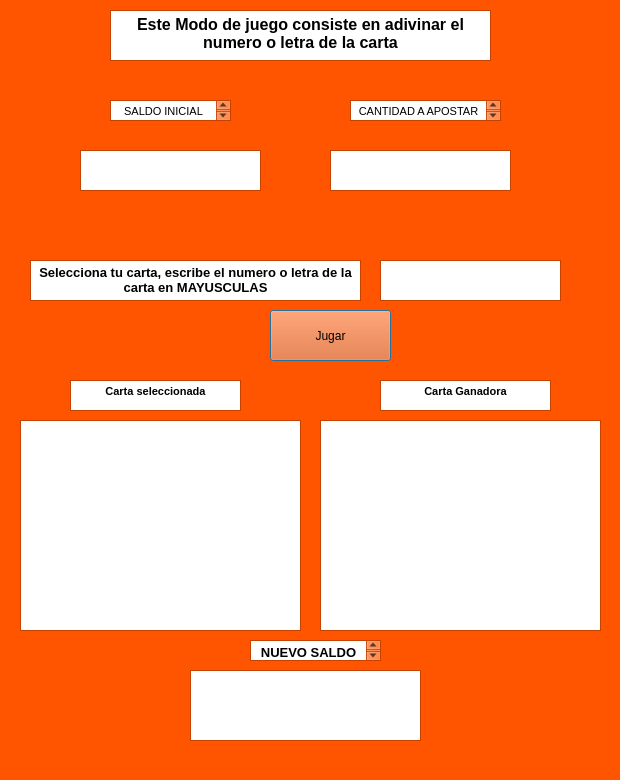
<?xml version="1.0" encoding="UTF-8"?>
<ui version="4.0">
 <class>opcion5</class>
 <widget class="QDialog" name="opcion5">
  <property name="geometry">
   <rect>
    <x>0</x>
    <y>0</y>
    <width>620</width>
    <height>780</height>
   </rect>
  </property>
  <property name="palette">
   <palette>
    <active>
     <colorrole role="WindowText">
      <brush brushstyle="SolidPattern">
       <color alpha="255">
        <red>0</red>
        <green>0</green>
        <blue>0</blue>
       </color>
      </brush>
     </colorrole>
     <colorrole role="Button">
      <brush brushstyle="SolidPattern">
       <color alpha="255">
        <red>255</red>
        <green>85</green>
        <blue>0</blue>
       </color>
      </brush>
     </colorrole>
     <colorrole role="Light">
      <brush brushstyle="SolidPattern">
       <color alpha="255">
        <red>255</red>
        <green>170</green>
        <blue>127</blue>
       </color>
      </brush>
     </colorrole>
     <colorrole role="Midlight">
      <brush brushstyle="SolidPattern">
       <color alpha="255">
        <red>255</red>
        <green>127</green>
        <blue>63</blue>
       </color>
      </brush>
     </colorrole>
     <colorrole role="Dark">
      <brush brushstyle="SolidPattern">
       <color alpha="255">
        <red>127</red>
        <green>42</green>
        <blue>0</blue>
       </color>
      </brush>
     </colorrole>
     <colorrole role="Mid">
      <brush brushstyle="SolidPattern">
       <color alpha="255">
        <red>170</red>
        <green>56</green>
        <blue>0</blue>
       </color>
      </brush>
     </colorrole>
     <colorrole role="Text">
      <brush brushstyle="SolidPattern">
       <color alpha="255">
        <red>0</red>
        <green>0</green>
        <blue>0</blue>
       </color>
      </brush>
     </colorrole>
     <colorrole role="BrightText">
      <brush brushstyle="SolidPattern">
       <color alpha="255">
        <red>255</red>
        <green>255</green>
        <blue>255</blue>
       </color>
      </brush>
     </colorrole>
     <colorrole role="ButtonText">
      <brush brushstyle="SolidPattern">
       <color alpha="255">
        <red>0</red>
        <green>0</green>
        <blue>0</blue>
       </color>
      </brush>
     </colorrole>
     <colorrole role="Base">
      <brush brushstyle="SolidPattern">
       <color alpha="255">
        <red>255</red>
        <green>255</green>
        <blue>255</blue>
       </color>
      </brush>
     </colorrole>
     <colorrole role="Window">
      <brush brushstyle="SolidPattern">
       <color alpha="255">
        <red>255</red>
        <green>85</green>
        <blue>0</blue>
       </color>
      </brush>
     </colorrole>
     <colorrole role="Shadow">
      <brush brushstyle="SolidPattern">
       <color alpha="255">
        <red>0</red>
        <green>0</green>
        <blue>0</blue>
       </color>
      </brush>
     </colorrole>
     <colorrole role="AlternateBase">
      <brush brushstyle="SolidPattern">
       <color alpha="255">
        <red>255</red>
        <green>170</green>
        <blue>127</blue>
       </color>
      </brush>
     </colorrole>
     <colorrole role="ToolTipBase">
      <brush brushstyle="SolidPattern">
       <color alpha="255">
        <red>255</red>
        <green>255</green>
        <blue>220</blue>
       </color>
      </brush>
     </colorrole>
     <colorrole role="ToolTipText">
      <brush brushstyle="SolidPattern">
       <color alpha="255">
        <red>0</red>
        <green>0</green>
        <blue>0</blue>
       </color>
      </brush>
     </colorrole>
    </active>
    <inactive>
     <colorrole role="WindowText">
      <brush brushstyle="SolidPattern">
       <color alpha="255">
        <red>0</red>
        <green>0</green>
        <blue>0</blue>
       </color>
      </brush>
     </colorrole>
     <colorrole role="Button">
      <brush brushstyle="SolidPattern">
       <color alpha="255">
        <red>255</red>
        <green>85</green>
        <blue>0</blue>
       </color>
      </brush>
     </colorrole>
     <colorrole role="Light">
      <brush brushstyle="SolidPattern">
       <color alpha="255">
        <red>255</red>
        <green>170</green>
        <blue>127</blue>
       </color>
      </brush>
     </colorrole>
     <colorrole role="Midlight">
      <brush brushstyle="SolidPattern">
       <color alpha="255">
        <red>255</red>
        <green>127</green>
        <blue>63</blue>
       </color>
      </brush>
     </colorrole>
     <colorrole role="Dark">
      <brush brushstyle="SolidPattern">
       <color alpha="255">
        <red>127</red>
        <green>42</green>
        <blue>0</blue>
       </color>
      </brush>
     </colorrole>
     <colorrole role="Mid">
      <brush brushstyle="SolidPattern">
       <color alpha="255">
        <red>170</red>
        <green>56</green>
        <blue>0</blue>
       </color>
      </brush>
     </colorrole>
     <colorrole role="Text">
      <brush brushstyle="SolidPattern">
       <color alpha="255">
        <red>0</red>
        <green>0</green>
        <blue>0</blue>
       </color>
      </brush>
     </colorrole>
     <colorrole role="BrightText">
      <brush brushstyle="SolidPattern">
       <color alpha="255">
        <red>255</red>
        <green>255</green>
        <blue>255</blue>
       </color>
      </brush>
     </colorrole>
     <colorrole role="ButtonText">
      <brush brushstyle="SolidPattern">
       <color alpha="255">
        <red>0</red>
        <green>0</green>
        <blue>0</blue>
       </color>
      </brush>
     </colorrole>
     <colorrole role="Base">
      <brush brushstyle="SolidPattern">
       <color alpha="255">
        <red>255</red>
        <green>255</green>
        <blue>255</blue>
       </color>
      </brush>
     </colorrole>
     <colorrole role="Window">
      <brush brushstyle="SolidPattern">
       <color alpha="255">
        <red>255</red>
        <green>85</green>
        <blue>0</blue>
       </color>
      </brush>
     </colorrole>
     <colorrole role="Shadow">
      <brush brushstyle="SolidPattern">
       <color alpha="255">
        <red>0</red>
        <green>0</green>
        <blue>0</blue>
       </color>
      </brush>
     </colorrole>
     <colorrole role="AlternateBase">
      <brush brushstyle="SolidPattern">
       <color alpha="255">
        <red>255</red>
        <green>170</green>
        <blue>127</blue>
       </color>
      </brush>
     </colorrole>
     <colorrole role="ToolTipBase">
      <brush brushstyle="SolidPattern">
       <color alpha="255">
        <red>255</red>
        <green>255</green>
        <blue>220</blue>
       </color>
      </brush>
     </colorrole>
     <colorrole role="ToolTipText">
      <brush brushstyle="SolidPattern">
       <color alpha="255">
        <red>0</red>
        <green>0</green>
        <blue>0</blue>
       </color>
      </brush>
     </colorrole>
    </inactive>
    <disabled>
     <colorrole role="WindowText">
      <brush brushstyle="SolidPattern">
       <color alpha="255">
        <red>127</red>
        <green>42</green>
        <blue>0</blue>
       </color>
      </brush>
     </colorrole>
     <colorrole role="Button">
      <brush brushstyle="SolidPattern">
       <color alpha="255">
        <red>255</red>
        <green>85</green>
        <blue>0</blue>
       </color>
      </brush>
     </colorrole>
     <colorrole role="Light">
      <brush brushstyle="SolidPattern">
       <color alpha="255">
        <red>255</red>
        <green>170</green>
        <blue>127</blue>
       </color>
      </brush>
     </colorrole>
     <colorrole role="Midlight">
      <brush brushstyle="SolidPattern">
       <color alpha="255">
        <red>255</red>
        <green>127</green>
        <blue>63</blue>
       </color>
      </brush>
     </colorrole>
     <colorrole role="Dark">
      <brush brushstyle="SolidPattern">
       <color alpha="255">
        <red>127</red>
        <green>42</green>
        <blue>0</blue>
       </color>
      </brush>
     </colorrole>
     <colorrole role="Mid">
      <brush brushstyle="SolidPattern">
       <color alpha="255">
        <red>170</red>
        <green>56</green>
        <blue>0</blue>
       </color>
      </brush>
     </colorrole>
     <colorrole role="Text">
      <brush brushstyle="SolidPattern">
       <color alpha="255">
        <red>127</red>
        <green>42</green>
        <blue>0</blue>
       </color>
      </brush>
     </colorrole>
     <colorrole role="BrightText">
      <brush brushstyle="SolidPattern">
       <color alpha="255">
        <red>255</red>
        <green>255</green>
        <blue>255</blue>
       </color>
      </brush>
     </colorrole>
     <colorrole role="ButtonText">
      <brush brushstyle="SolidPattern">
       <color alpha="255">
        <red>127</red>
        <green>42</green>
        <blue>0</blue>
       </color>
      </brush>
     </colorrole>
     <colorrole role="Base">
      <brush brushstyle="SolidPattern">
       <color alpha="255">
        <red>255</red>
        <green>85</green>
        <blue>0</blue>
       </color>
      </brush>
     </colorrole>
     <colorrole role="Window">
      <brush brushstyle="SolidPattern">
       <color alpha="255">
        <red>255</red>
        <green>85</green>
        <blue>0</blue>
       </color>
      </brush>
     </colorrole>
     <colorrole role="Shadow">
      <brush brushstyle="SolidPattern">
       <color alpha="255">
        <red>0</red>
        <green>0</green>
        <blue>0</blue>
       </color>
      </brush>
     </colorrole>
     <colorrole role="AlternateBase">
      <brush brushstyle="SolidPattern">
       <color alpha="255">
        <red>255</red>
        <green>85</green>
        <blue>0</blue>
       </color>
      </brush>
     </colorrole>
     <colorrole role="ToolTipBase">
      <brush brushstyle="SolidPattern">
       <color alpha="255">
        <red>255</red>
        <green>255</green>
        <blue>220</blue>
       </color>
      </brush>
     </colorrole>
     <colorrole role="ToolTipText">
      <brush brushstyle="SolidPattern">
       <color alpha="255">
        <red>0</red>
        <green>0</green>
        <blue>0</blue>
       </color>
      </brush>
     </colorrole>
    </disabled>
   </palette>
  </property>
  <property name="windowTitle">
   <string>Modo 1</string>
  </property>
  <widget class="QTextEdit" name="TD1">
   <property name="geometry">
    <rect>
     <x>380</x>
     <y>260</y>
     <width>181</width>
     <height>41</height>
    </rect>
   </property>
  </widget>
  <widget class="QTextBrowser" name="textBrowser">
   <property name="geometry">
    <rect>
     <x>110</x>
     <y>10</y>
     <width>381</width>
     <height>51</height>
    </rect>
   </property>
   <property name="html">
    <string>&lt;!DOCTYPE HTML PUBLIC &quot;-//W3C//DTD HTML 4.0//EN&quot; &quot;http://www.w3.org/TR/REC-html40/strict.dtd&quot;&gt;
&lt;html&gt;&lt;head&gt;&lt;meta name=&quot;qrichtext&quot; content=&quot;1&quot; /&gt;&lt;style type=&quot;text/css&quot;&gt;
p, li { white-space: pre-wrap; }
&lt;/style&gt;&lt;/head&gt;&lt;body style=&quot; font-family:'MS Shell Dlg 2'; font-size:8.25pt; font-weight:400; font-style:normal;&quot;&gt;
&lt;p align=&quot;center&quot; style=&quot; margin-top:0px; margin-bottom:0px; margin-left:0px; margin-right:0px; -qt-block-indent:0; text-indent:0px;&quot;&gt;&lt;span style=&quot; font-size:12pt; font-weight:600;&quot;&gt;Este Modo de juego consiste en adivinar el numero o letra de la carta&lt;/span&gt;&lt;/p&gt;&lt;/body&gt;&lt;/html&gt;</string>
   </property>
  </widget>
  <widget class="QTextBrowser" name="textBrowser_2">
   <property name="geometry">
    <rect>
     <x>30</x>
     <y>260</y>
     <width>331</width>
     <height>41</height>
    </rect>
   </property>
   <property name="html">
    <string>&lt;!DOCTYPE HTML PUBLIC &quot;-//W3C//DTD HTML 4.0//EN&quot; &quot;http://www.w3.org/TR/REC-html40/strict.dtd&quot;&gt;
&lt;html&gt;&lt;head&gt;&lt;meta name=&quot;qrichtext&quot; content=&quot;1&quot; /&gt;&lt;style type=&quot;text/css&quot;&gt;
p, li { white-space: pre-wrap; }
&lt;/style&gt;&lt;/head&gt;&lt;body style=&quot; font-family:'MS Shell Dlg 2'; font-size:8.25pt; font-weight:400; font-style:normal;&quot;&gt;
&lt;p align=&quot;center&quot; style=&quot; margin-top:0px; margin-bottom:0px; margin-left:0px; margin-right:0px; -qt-block-indent:0; text-indent:0px;&quot;&gt;&lt;span style=&quot; font-size:10pt; font-weight:600;&quot;&gt;Selecciona tu carta, escribe el numero o letra de la carta en MAYUSCULAS&lt;/span&gt;&lt;/p&gt;&lt;/body&gt;&lt;/html&gt;</string>
   </property>
  </widget>
  <widget class="QTextBrowser" name="Rd11">
   <property name="geometry">
    <rect>
     <x>20</x>
     <y>420</y>
     <width>281</width>
     <height>211</height>
    </rect>
   </property>
  </widget>
  <widget class="QTextBrowser" name="Rd12">
   <property name="geometry">
    <rect>
     <x>320</x>
     <y>420</y>
     <width>281</width>
     <height>211</height>
    </rect>
   </property>
  </widget>
  <widget class="QPushButton" name="butD1">
   <property name="geometry">
    <rect>
     <x>270</x>
     <y>310</y>
     <width>121</width>
     <height>51</height>
    </rect>
   </property>
   <property name="text">
    <string>Jugar</string>
   </property>
  </widget>
  <widget class="QTextBrowser" name="textBrowser_6">
   <property name="geometry">
    <rect>
     <x>70</x>
     <y>380</y>
     <width>171</width>
     <height>31</height>
    </rect>
   </property>
   <property name="html">
    <string>&lt;!DOCTYPE HTML PUBLIC &quot;-//W3C//DTD HTML 4.0//EN&quot; &quot;http://www.w3.org/TR/REC-html40/strict.dtd&quot;&gt;
&lt;html&gt;&lt;head&gt;&lt;meta name=&quot;qrichtext&quot; content=&quot;1&quot; /&gt;&lt;style type=&quot;text/css&quot;&gt;
p, li { white-space: pre-wrap; }
&lt;/style&gt;&lt;/head&gt;&lt;body style=&quot; font-family:'MS Shell Dlg 2'; font-size:8.25pt; font-weight:400; font-style:normal;&quot;&gt;
&lt;p align=&quot;center&quot; style=&quot; margin-top:0px; margin-bottom:0px; margin-left:0px; margin-right:0px; -qt-block-indent:0; text-indent:0px;&quot;&gt;&lt;span style=&quot; font-weight:600;&quot;&gt;Carta seleccionada&lt;/span&gt;&lt;/p&gt;&lt;/body&gt;&lt;/html&gt;</string>
   </property>
  </widget>
  <widget class="QTextBrowser" name="textBrowser_7">
   <property name="geometry">
    <rect>
     <x>380</x>
     <y>380</y>
     <width>171</width>
     <height>31</height>
    </rect>
   </property>
   <property name="html">
    <string>&lt;!DOCTYPE HTML PUBLIC &quot;-//W3C//DTD HTML 4.0//EN&quot; &quot;http://www.w3.org/TR/REC-html40/strict.dtd&quot;&gt;
&lt;html&gt;&lt;head&gt;&lt;meta name=&quot;qrichtext&quot; content=&quot;1&quot; /&gt;&lt;style type=&quot;text/css&quot;&gt;
p, li { white-space: pre-wrap; }
&lt;/style&gt;&lt;/head&gt;&lt;body style=&quot; font-family:'MS Shell Dlg 2'; font-size:8.25pt; font-weight:400; font-style:normal;&quot;&gt;
&lt;p align=&quot;center&quot; style=&quot; margin-top:0px; margin-bottom:0px; margin-left:0px; margin-right:0px; -qt-block-indent:0; text-indent:0px;&quot;&gt;&lt;span style=&quot; font-weight:600;&quot;&gt;Carta Ganadora&lt;/span&gt;&lt;/p&gt;&lt;/body&gt;&lt;/html&gt;</string>
   </property>
  </widget>
  <widget class="QTextBrowser" name="textBrowser_3">
   <property name="geometry">
    <rect>
     <x>250</x>
     <y>640</y>
     <width>131</width>
     <height>21</height>
    </rect>
   </property>
   <property name="html">
    <string>&lt;!DOCTYPE HTML PUBLIC &quot;-//W3C//DTD HTML 4.0//EN&quot; &quot;http://www.w3.org/TR/REC-html40/strict.dtd&quot;&gt;
&lt;html&gt;&lt;head&gt;&lt;meta name=&quot;qrichtext&quot; content=&quot;1&quot; /&gt;&lt;style type=&quot;text/css&quot;&gt;
p, li { white-space: pre-wrap; }
&lt;/style&gt;&lt;/head&gt;&lt;body style=&quot; font-family:'MS Shell Dlg 2'; font-size:8.25pt; font-weight:400; font-style:normal;&quot;&gt;
&lt;p align=&quot;center&quot; style=&quot; margin-top:0px; margin-bottom:0px; margin-left:0px; margin-right:0px; -qt-block-indent:0; text-indent:0px;&quot;&gt;&lt;span style=&quot; font-size:10pt; font-weight:600;&quot;&gt;NUEVO SALDO&lt;/span&gt;&lt;/p&gt;&lt;/body&gt;&lt;/html&gt;</string>
   </property>
  </widget>
  <widget class="QTextBrowser" name="textBrowser_4">
   <property name="geometry">
    <rect>
     <x>110</x>
     <y>100</y>
     <width>121</width>
     <height>21</height>
    </rect>
   </property>
   <property name="html">
    <string>&lt;!DOCTYPE HTML PUBLIC &quot;-//W3C//DTD HTML 4.0//EN&quot; &quot;http://www.w3.org/TR/REC-html40/strict.dtd&quot;&gt;
&lt;html&gt;&lt;head&gt;&lt;meta name=&quot;qrichtext&quot; content=&quot;1&quot; /&gt;&lt;style type=&quot;text/css&quot;&gt;
p, li { white-space: pre-wrap; }
&lt;/style&gt;&lt;/head&gt;&lt;body style=&quot; font-family:'MS Shell Dlg 2'; font-size:8.25pt; font-weight:400; font-style:normal;&quot;&gt;
&lt;p align=&quot;center&quot; style=&quot; margin-top:0px; margin-bottom:0px; margin-left:0px; margin-right:0px; -qt-block-indent:0; text-indent:0px;&quot;&gt;SALDO INICIAL&lt;/p&gt;&lt;/body&gt;&lt;/html&gt;</string>
   </property>
  </widget>
  <widget class="QTextEdit" name="saldoActual">
   <property name="geometry">
    <rect>
     <x>80</x>
     <y>150</y>
     <width>181</width>
     <height>41</height>
    </rect>
   </property>
  </widget>
  <widget class="QTextBrowser" name="textBrowser_5">
   <property name="geometry">
    <rect>
     <x>350</x>
     <y>100</y>
     <width>151</width>
     <height>21</height>
    </rect>
   </property>
   <property name="html">
    <string>&lt;!DOCTYPE HTML PUBLIC &quot;-//W3C//DTD HTML 4.0//EN&quot; &quot;http://www.w3.org/TR/REC-html40/strict.dtd&quot;&gt;
&lt;html&gt;&lt;head&gt;&lt;meta name=&quot;qrichtext&quot; content=&quot;1&quot; /&gt;&lt;style type=&quot;text/css&quot;&gt;
p, li { white-space: pre-wrap; }
&lt;/style&gt;&lt;/head&gt;&lt;body style=&quot; font-family:'MS Shell Dlg 2'; font-size:8.25pt; font-weight:400; font-style:normal;&quot;&gt;
&lt;p align=&quot;center&quot; style=&quot; margin-top:0px; margin-bottom:0px; margin-left:0px; margin-right:0px; -qt-block-indent:0; text-indent:0px;&quot;&gt;CANTIDAD A APOSTAR&lt;/p&gt;&lt;/body&gt;&lt;/html&gt;</string>
   </property>
  </widget>
  <widget class="QTextEdit" name="cantApuesta">
   <property name="geometry">
    <rect>
     <x>330</x>
     <y>150</y>
     <width>181</width>
     <height>41</height>
    </rect>
   </property>
  </widget>
  <widget class="QTextBrowser" name="nuevoSaldo">
   <property name="geometry">
    <rect>
     <x>190</x>
     <y>670</y>
     <width>231</width>
     <height>71</height>
    </rect>
   </property>
  </widget>
 </widget>
 <resources/>
 <connections/>
</ui>
